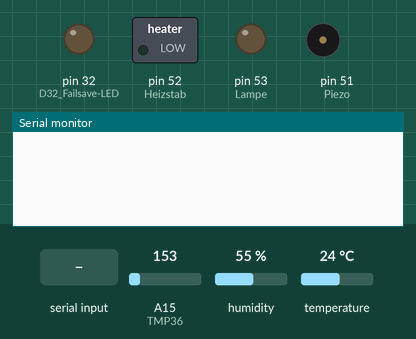
Simulated run of this sketch. Board: Arduino Mega 2560, built with avr-gcc and run on an emulated ATmega2560. Parts: switched loads named in the sketch (green lamp = pin HIGH), output pins drawn as LEDs (lit = HIGH), buzzer (waves = sounding, pin HIGH), the last lines printed to the serial monitor. The test bench sets the inputs (shaded band); at power-on: A15 (TMP36) = 153, humidity 55 %, temperature 24 °C.

Above: at 1.2 s.
1.3 s: "debug,1\n" received over Serial
At 3.1 s:
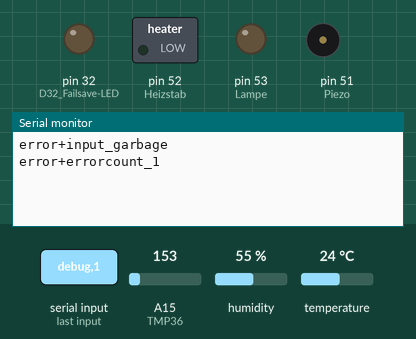
3.8 s: "debug" received over Serial
At 6.0 s:
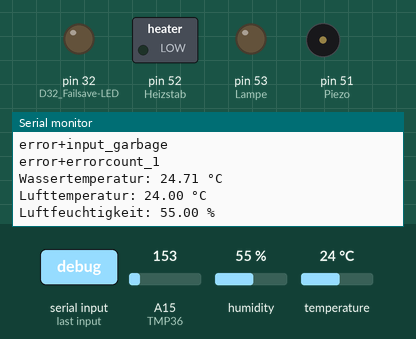
6.3 s: "data" received over Serial
At 8.1 s:
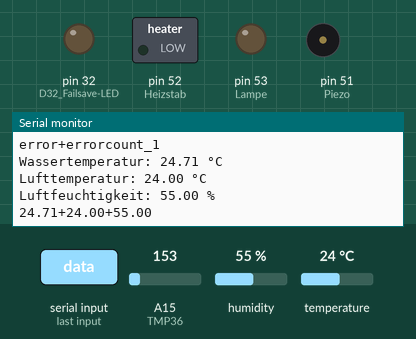

The sketch:

Projekt.ino
```cpp
#include <DHT.h>                      //DHT11 Sensor initialisieren

String InputString = "";              //Empfangene Daten
int TMP36 = A15;                      //TMP36 Wasser Pinbenennung
int Piezo = 51;                       //Piezo-Fogger Pinbenennung
int Heizstab = 52;                    //Heizstab Pinbenennung
int Lampe = 53;                       //Heizlampe Pinbenennung
int set1 = 0;
int set2 = 0;
int set3 = 0;
int error = 0;
float SumTemp = 0.0;
float SumHum = 0.0;
float AirTemp = 0.0;
float AirHum = 0.0;
float WaterTemp = 0.0;
char CharString[20];
char delimiter[] = "+";               //Strings zum String zerteilen
char *ptr;
bool control = false;

DHT dht(42, DHT11);

void setup() {
  Serial.begin(9600);                 //Start des seriellen Monitors

  dht.begin();                        //Aktivieren des DHT11 Sensors
  pinMode(A15, INPUT);                //A15 Input TMP36 Wasser
  pinMode(32, OUTPUT);                //D32 Failsave-LED
  pinMode(51, OUTPUT);                //D51 Grün (Piezo-Fogger)
  pinMode(52, OUTPUT);                //D52 Gelb (Heizstab Wasser)
  pinMode(53, OUTPUT);                //D53 Rot (Wärmelampe)

  read_sensor("TMP36");
  read_sensor("DHT");
}

void loop() {
  if (Serial.available()) {
      InputString = Serial.readString();    //Format: control+Fogger+Heizstab+Heizlampe
        if (InputString == "debug") {       //Serielle Ausgabe in Klartext
          read_sensor("TMP36");
          read_sensor("DHT");
          if (error == 0) {outputDebug();}
        }

        else if (InputString == "data") {   //Serielle Ausgabe als String
          read_sensor("TMP36");
          read_sensor("DHT");
          if (error == 0) {outputData();}
        }

        else {
          int durchlauf = 0;
          InputString.toCharArray(CharString, 20);    //Zerteilen des Inputs in die einzelnen Werte
          ptr = strtok(CharString, delimiter);

          while(ptr != NULL) {
            durchlauf++;
            //Serial.print(durchlauf);
            //Serial.print(". ");
            //Serial.println(ptr);

            if (durchlauf == 1 && strcmp(ptr, "control") == 0 || control == true){     //Steuerbefehl vorhanden und Steuerung der Sensoren -> Setzen des Booleans control
              if (control != true){
                control = true;
                //Serial.println("Is Control");
              }

              switch (durchlauf) {
                case 1:                   // Erster Durchlauf
                  //Serial.println("Durchlauf 1");

                  break;

                case 2:                   // Zweiter Durchlauf (Steuersignal 1)
                  //Serial.print("Steuersignal 1 ist ");
                  if (atoi(ptr) != 0 && atoi(ptr) != 1) {
                    create_error(1);
                  }
                  else {
                    set1 = atoi(ptr);
                  }
                  //Serial.println(set1);
                  break;

                case 3:                   // Dritter Durchlauf (Steuersignal 2)
                  //Serial.print("Steuersignal 2 ist ");
                  if (atoi(ptr) != 0 && atoi(ptr) != 1) {
                    create_error(1);
                  }
                  else {
                    set2 = atoi(ptr);
                  }
                  //Serial.println(set2);
                  break;

                case 4:                   // Vierter Durchlauf (Steuersignal 3)
                  //Serial.print("Steuersignal 3 ist ");
                  if (atoi(ptr) != 0 && atoi(ptr) != 1) {
                    create_error(1);
                  }
                  else {
                    set3 = atoi(ptr);
                  }
                  //Serial.println(set3);
                  break;

                default:
                  create_error(3);
                  break;
               }

              //Serial.println(control);
            }

            if (control == false) {              //Fehlerhafte Eingabe
              create_error(4);
            }

            ptr = strtok(NULL, delimiter);
          }

          if (error == 0 && durchlauf == 4) {
            if (set1 == 0) {digitalWrite(Piezo, LOW);}
            if (set1 == 1) {digitalWrite(Piezo, HIGH);}
            if (set2 == 0) {digitalWrite(Heizstab, LOW);}
            if (set2 == 1) {digitalWrite(Heizstab, HIGH);}
            if (set3 == 0) {digitalWrite(Lampe, LOW);}
            if (set3 == 1) {digitalWrite(Lampe, HIGH);}
            Serial.println("ok");
          }
          if (durchlauf < 4 && control == true) {
            create_error(2);
          }

          durchlauf = 0;
          set1 = 0;
          set2 = 0;
          set3 = 0;
          control = false;
         }

      InputString = "";
    }
  if (error > 0) {
    //Serial.println("Aufgetretene Fehler:");
    Serial.print("error+errorcount_");
    Serial.println(error);
    error = 0;
  }

  //delay(500);         //Wartezeit zwischen Messungen
}

void outputDebug() {    //Übertragen (Ausgeben) der Daten
  // Ausgabe der Wassertemperatur
  Serial.print("Wassertemperatur: ");
  Serial.print(WaterTemp);
  Serial.println(" °C");

  //Ausgeben der Lufttemperatur und Luftfeuchte
  Serial.print("Lufttemperatur: ");
  Serial.print(AirTemp);
  Serial.println(" °C");
  Serial.print("Luftfeuchtigkeit: ");
  Serial.print(AirHum);
  Serial.println(" %");
}

void outputData() {   //Übertragen (Ausgeben) des Strings
  Serial.println(String(WaterTemp)+"+"+String(AirTemp)+"+"+String(AirHum));   //Format: Wassertemperatur+Lufttemperatur+Luftfeuchte
}

void create_error(int error_number) {
  switch (error_number) {
    case 1:                       //Wert zum Steuern der Ausgänge ungleich 0 oder 1
      Serial.println("error+unexpected_control_value");
      error++;
      break;

    case 2:                       //Zu niedrige Anzahl der Steuerwerte
      Serial.println("error+unexpected_control_count_low");
      error++;
      break;

    case 3:                       //Zu hohe Anzahl der Steuerwerte
      Serial.println("error+unexpected_control_count_high");
      error++;
      break;

    case 4:                       //Empfangene Daten können nicht interpretiert werden
      Serial.println("error+input_garbage");
      error++;
      break;

    case 5:                       //Verbindung zum DHT11-Sensor verloren
      Serial.println("error+broken_sensor_dht");
      error++;
      break;

    case 6:                       //Verbindung zum analogen Sensor verloren
      Serial.println("error+broken_sensor_analog");
      error++;
      break;
  }
}

void read_sensor(String sensor_name){
  if (sensor_name == "DHT") {                           //Auslesen der Lufttemperatur und Luftfeuchte
    if (isnan(AirTemp) || isnan(AirHum)) {              //DHT-Sensor hat keine Verbindung
    create_error(5);
    }
    else {
      for (int count = 0; count <= 9; count++) {          //10 Durchläufe für Ausgleich der Sensorungenauigkeit
        SumTemp += dht.readTemperature();
        SumHum += dht.readHumidity();
      }
      AirTemp = SumTemp / 10;
      AirHum = SumHum / 10;
      SumTemp = 0.0;
      SumHum = 0.0;
    }
  }

  if (sensor_name == "TMP36") {                         //Auslesen der Wassertemperatur
    //Prüfe auf nicht verbundenen Sensor?
    for (int count = 0; count <= 9; count++) {          //10 Durchläufe für Ausgleich der Sensorungenauigkeit
      SumTemp += (((analogRead(TMP36)*5.0)/1024.0) - 0.5) * 100 ;
    }
    WaterTemp = SumTemp / 10;
    SumTemp = 0.0;
  }
}
```

Measured:
- after the input at 1.3 s, the serial monitor: prints a new line after 1.0 s (image 1)
- after the input at 3.8 s, the serial monitor: prints a new line after 1.0 s (image 2)
- after the input at 6.3 s, the serial monitor: prints a new line after 1.0 s (image 3)
